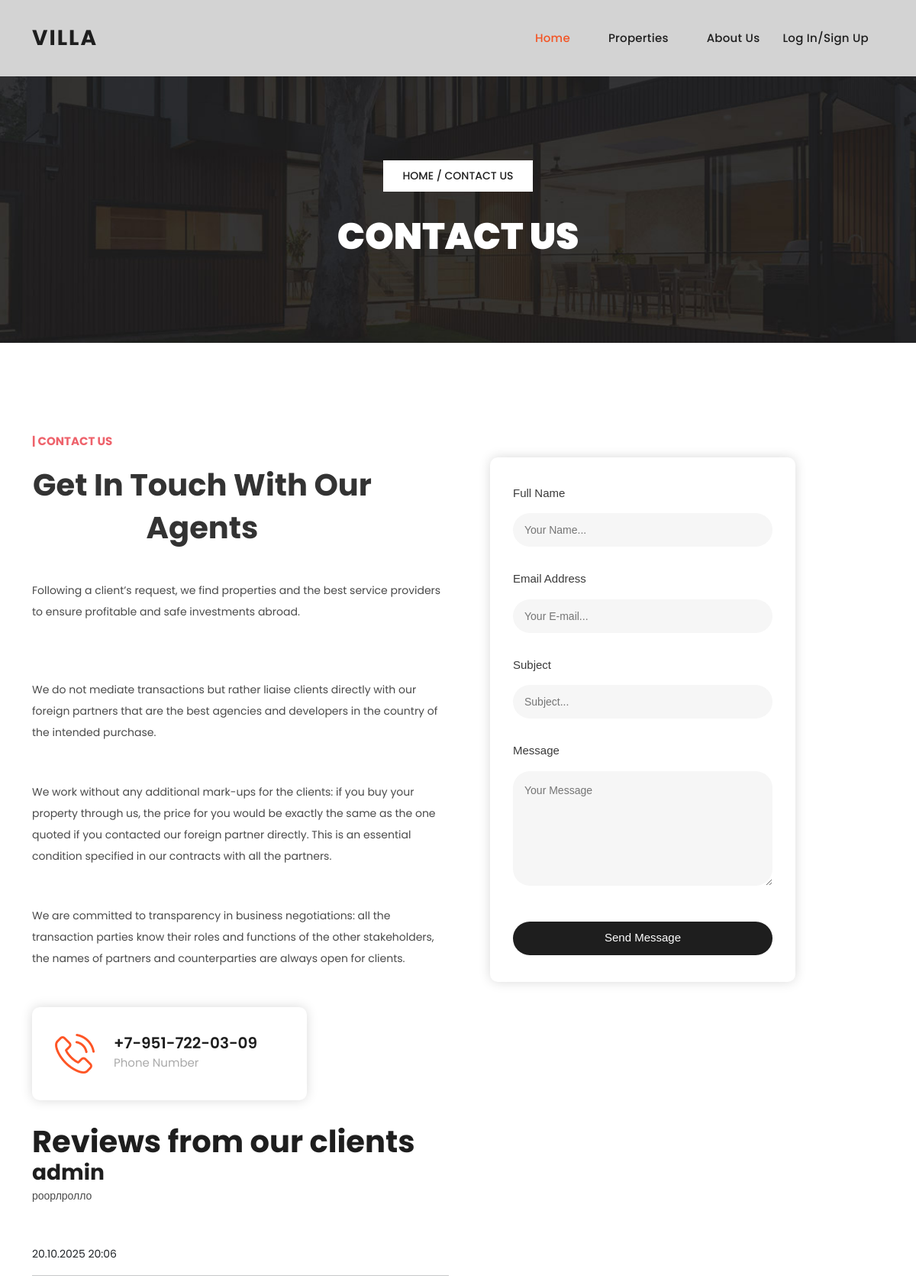
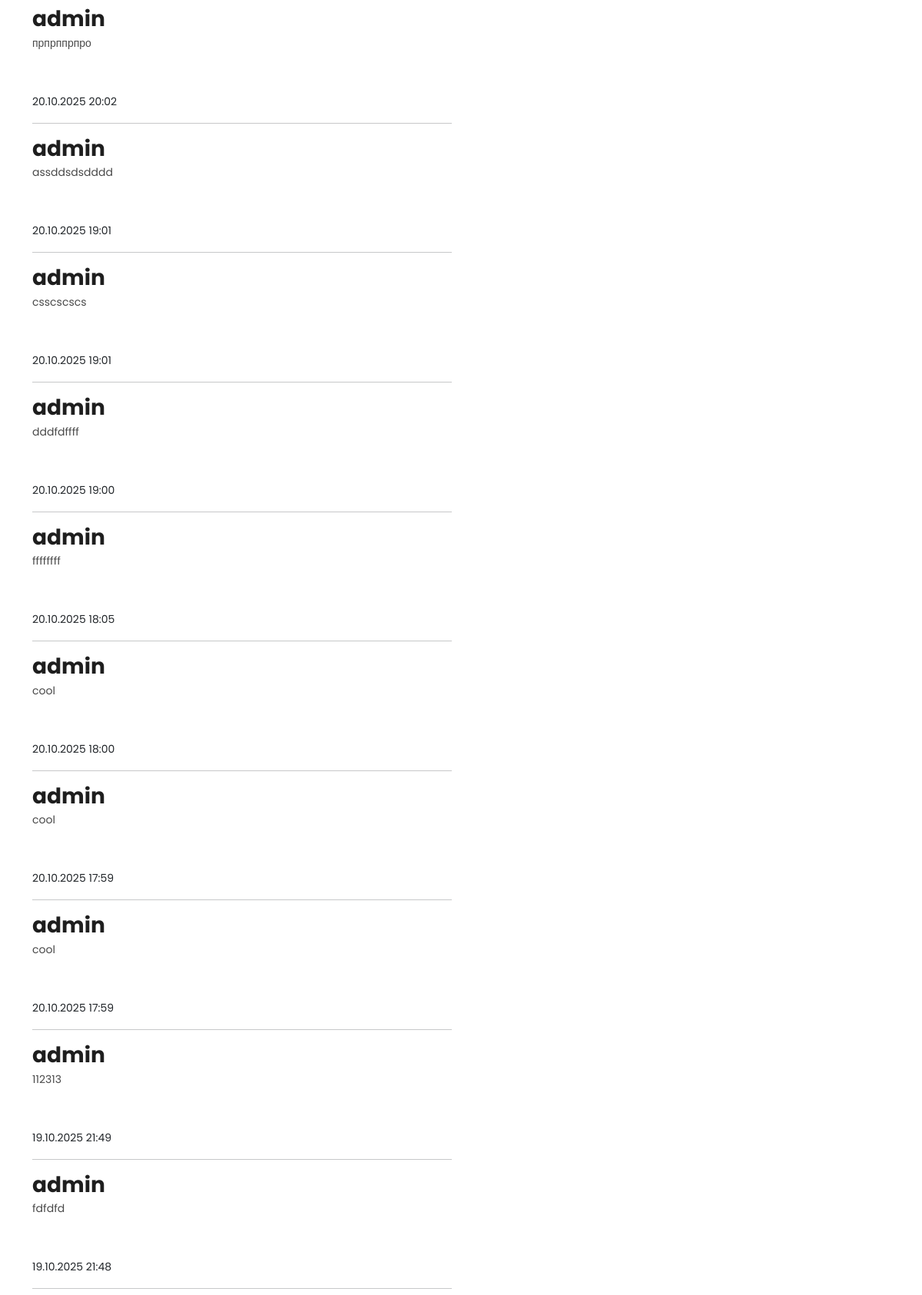
The page /about/ (upper part) on the database its author committed (2 pictures, top to bottom).
### properties/models.py (models this page shows, shortened)
class Review(models.Model):
    user = models.ForeignKey(
        User,
        on_delete=models.CASCADE,
        related_name='reviews',
        verbose_name='Пользователь'
    )
    review_text = models.TextField()
    created_at = models.DateTimeField(auto_now_add=True)
    class Meta:
        ordering = ['-created_at']  # новые отзывы сначала
        verbose_name = 'Отзыв'
        verbose_name_plural = 'Отзывы'

### properties/views.py (the view)
# urls.py: path('about/', views.about, name='about'),
def about(request):
    reviews = Review.objects.all().order_by('-created_at')
    return render(request, 'properties/about.html', {'reviews': reviews})

### properties/templates/properties/about.html (shortened to what this page needs)
{% extends 'properties/base.html'%}
{% block content %}
{% load static %}
  <div class="page-heading header-text">
    <div class="container">
      <div class="row">
        <div class="col-lg-12">
          <span class="breadcrumb"><a href="{% url 'index' %}">Home</a>  /  Contact Us</span>
          <h3>Contact Us</h3>
        </div>
      </div>
    </div>
  </div>
  <div class="contact-page section">
    <div class="container">
      <div class="row">
        <div class="col-lg-6">
          <div class="section-heading">
            <h6>| Contact Us</h6>
            <h2>Get In Touch With Our Agents</h2>
          </div>
          <p>Following a client’s request, we find properties and the best service providers to ensure profitable and safe investments abroad.</p><br>
              <p>We do not mediate transactions but rather liaise clients directly with our foreign partners that are the best agencies and developers in the country of the intended purchase.</p>
<p>We work without any additional mark-ups for the clients: if you buy your property through us, the price for you would be exactly the same as the one quoted if you contacted our foreign partner directly. This is an essential condition specified in our contracts with all the partners.</p>
<p>We are committed to transparency in business negotiations: all the transaction parties know their roles and functions of the other stakeholders, the names of partners and counterparties are always open for clients.</p>
          <div class="row">
            <div class="col-lg-12">
              <div class="item phone">
                <img src="{% static 'images/phone-icon.png' %}" alt="" style="max-width: 52px;">
                <h6>+7-951-722-03-09<br><span>Phone Number</span></h6>
              </div>
            </div>
            <div class="col-lg-12">
               <h1>Reviews from our clients</h1>
    {% if reviews %}
        {% for review in reviews %}
            <div class="review">
                <h3>{{ review.user.username }}</h3>
                <p>{{ review.review_text }}</p>
                <small>{{ review.created_at|date:"d.m.Y H:i" }}</small>
                <hr>
            </div>
        {% endfor %}
    {% else %}
        <p>Пока нет отзывов.</p>
    {% endif %}
            </div>
          </div>
        </div>
        <div class="col-lg-6">
          <form id="contact-form" action="" method="post">
            <div class="row">
              <div class="col-lg-12">
                <fieldset>
                  <label for="name">Full Name</label>
                  <input type="name" name="name" id="name" placeholder="Your Name..." autocomplete="on" required>
                </fieldset>
              </div>
              <div class="col-lg-12">
                <fieldset>
                  <label for="email">Email Address</label>
                  <input type="text" name="email" id="email" pattern="[^ @]*@[^ @]*" placeholder="Your E-mail..." required="">
                </fieldset>
              </div>
              <div class="col-lg-12">
                <fieldset>
                  <label for="subject">Subject</label>
                  <input type="subject" name="subject" id="subject" placeholder="Subject..." autocomplete="on" >
                </fieldset>
              </div>
              <div class="col-lg-12">
                <fieldset>
                  <label for="message">Message</label>
                  <textarea name="message" id="message" placeholder="Your Message"></textarea>
                </fieldset>
              </div>
              <div class="col-lg-12">
                <fieldset>
                  <button type="submit" id="form-submit" class="orange-button">Send Message</button>
                </fieldset>
              </div>
            </div>
          </form>
        </div>
      </div>
    </div>
  </div>
{% endblock %}

### properties/static/css/templatemo-villa-agency.css (style rules this page uses)
html, body, div, span, applet, object, iframe, h1, h2, h3, h4, h5, h6, p, blockquote, div pre, a, abbr, acronym, address, big, cite, code, del, dfn, em, font, img, ins, kbd, q, s, samp, small, strike, strong, sub, sup, tt, var, b, u, i, center, dl, dt, dd, ol, ul, li, figure, header, nav, section, article, aside, footer, figcaption { margin: 0; padding: 0; border: 0; outline: 0; }
* { box-sizing: border-box; }
html, body { font-family: 'Poppins', sans-serif; -ms-text-size-adjust: 100%; -webkit-font-smoothing: antialiased; -moz-osx-font-smoothing: grayscale; }
a { text-decoration: none !important; }
h1, h2, h3, h4, h5, h6 { color: #1e1e1e; margin-top: 0px; margin-bottom: 0px; font-weight: 700; }
p { font-size: 14px; line-height: 28px; color: #4a4a4a; }
img { width: 100%; overflow: hidden; }
html, body { font-family: 'Poppins', sans-serif; }
.section { margin-top: 120px; }
.section-heading { margin-bottom: 70px; }
.section-heading h2 { font-size: 40px; font-weight: 700; text-transform: capitalize; margin-top: 20px; line-height: 56px; }
.section-heading h6 { color: #ee626b; font-size: 15px; text-transform: uppercase; font-weight: 700; }
.page-heading { background-image: url(../images/page-heading-bg.jpg); background-position: center bottom; background-repeat: no-repeat; background-size: cover; padding: 110px 0px; text-align: center; }
.page-heading span { background-color: #fff; color: #1e1e1e; font-size: 14px; font-weight: 500; text-transform: uppercase; padding: 10px 25px; display: inline-block; margin-bottom: 30px; }
.page-heading span a { color: #1e1e1e; }
.page-heading h3 { font-size: 48px; font-weight: 900; text-transform: uppercase; color: #fff; }
.contact-page .section-heading { margin-bottom: 40px; margin-right: 280px; }
.contact-page p { margin-bottom: 50px; }
.contact-page .item { border-radius: 10px; box-shadow: 0px 0px 15px rgba(0, 0, 0, 0.15); padding: 35px 30px; background-color: #fff; display: inline-block; min-width: 360px; }
.contact-page .phone { margin-bottom: 30px; }
.contact-page .item img { float: left; margin-right: 25px; vertical-align: middle; }
.contact-page .item h6 { font-size: 20px; font-weight: 600; vertical-align: middle; }
.contact-page .item h6 span { font-size: 15px; color: #aaaaaa; font-weight: 400; }
.contact-page #contact-form { margin-left: 30px; border-radius: 10px; box-shadow: 0px 0px 15px rgba(0, 0, 0, 0.15); padding: 35px 30px; background-color: #fff; }
.contact-page #contact-form label { font-size: 15px; color: #3a3a3a; margin-bottom: 15px; }
.contact-page #contact-form input { width: 100%; height: 44px; border-radius: 22px; background-color: #f6f6f6; border: none; margin-bottom: 30px; font-size: 14px; padding: 0px 15px; }
.contact-page #contact-form textarea { width: 100%; height: 150px; max-height: 180px; border-radius: 22px; background-color: #f6f6f6; border: none; margin-bottom: 40px; font-size: 14px; padding: 15px 15px; }
.contact-page #contact-form button { background-color: #1e1e1e; height: 44px; border-radius: 22px; padding: 0px 20px; color: #fff; border: none; font-size: 15px; font-weight: 500; transition: all .5s; }
body { overflow-x: hidden; }
@media (max-width: 1200px) { .contact-page .section-heading { margin-right: 100px; } }

### properties/templates/properties/base.html (style rules this page uses)
form { max-width: 400px; margin: 30px auto; padding: 30px; background-color: #f9f9f9; border-radius: 12px; box-shadow: 0 4px 10px rgba(0, 0, 0, 0.1); font-family: 'Arial', sans-serif; }
h2 { text-align: center; font-size: 24px; margin-bottom: 20px; color: #333; }
input[type=text], input[type=password], input[type=email], textarea, select { width: 100%; padding: 12px 15px; margin-bottom: 15px; border: 1px solid #ccc; border-radius: 8px; font-size: 16px; transition: border-color 0.3s, box-shadow 0.3s; }
button { width: 100%; padding: 14px; background-color: #f35525; color: white; border: none; border-radius: 8px; font-size: 16px; cursor: pointer; transition: background-color 0.3s, transform 0.2s; }

### rows shown on the page
Review: user.username "admin", review_text "роорлролло", created_at "20.10.2025 20:06"
Review: user.username "admin", review_text "прпрппрпро", created_at "20.10.2025 20:02"
Review: user.username "admin", review_text "assddsdsdddd", created_at "20.10.2025 19:01"
Review: user.username "admin", review_text "csscscscs", created_at "20.10.2025 19:01"
Review: user.username "admin", review_text "dddfdffff", created_at "20.10.2025 19:00"
Review: user.username "admin", review_text "ffffffff", created_at "20.10.2025 18:05"
Review: user.username "admin", review_text "cool", created_at "20.10.2025 18:00"
Review: user.username "admin", review_text "cool", created_at "20.10.2025 17:59"
Review: user.username "admin", review_text "cool", created_at "20.10.2025 17:59"
Review: user.username "admin", review_text "112313", created_at "19.10.2025 21:49"
Review: user.username "admin", review_text "fdfdfd", created_at "19.10.2025 21:48"
